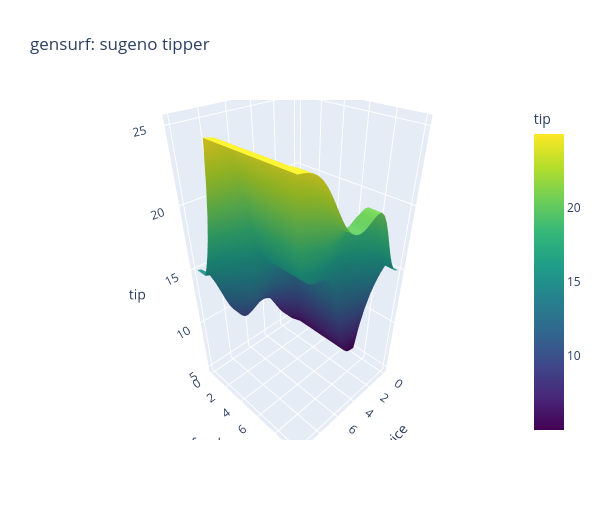

The code cell stored with this chart in its notebook:
### Markdown cell above
## 7. Sugeno 型的小費問題（tippersg.fis）

輸出是常數（寫成係數為 0 的線性函數：cheap = 5、average = 15、generous = 25），解模糊化是加權平均 `wtaver`。服務 3、食物 8 時為 18.48%：

### Code cell
sg = readfis("tippersg")
getfis(sg)
showrule(sg)
y, ws, zs = evalfis_one([3, 8], sg, detail=True)
print("激發強度 w =", np.round(ws, 3), "，各規則輸出 z =", zs, "，Σwz/Σw =", round(y, 4))
gensurf(sg).show()

### Figure 1 — Plotly figure (JSON) as saved in the notebook; plotly's stock layout.template omitted (floating-point values rounded to 4 significant figures; data arrays with more than 128 entries replaced by an {"elided": "..."} marker saying what was removed)
{"data": [{"colorbar": {"title": {"text": "tip"}}, "colorscale": [[0.0, "#440154"], [0.1111, "#482878"], [0.2222, "#3e4989"], [0.3333, "#31688e"], [0.4444, "#26828e"], [0.5556, "#1f9e89"], [0.6667, "#35b779"], [0.7778, "#6ece58"], [0.8889, "#b5de2b"], [1.0, "#fde725"]], "type": "surface", "x": [0.0, 0.3333, 0.6667, 1.0, 1.333, 1.667, 2.0, 2.333, 2.667, 3.0, 3.333, 3.667, 4.0, 4.333, 4.667, 5.0, 5.333, 5.667, 6.0, 6.333, 6.667, 7.0, 7.333, 7.667, 8.0, 8.333, 8.667, 9.0, 9.333, 9.667, 10.0], "y": [0.0, 0.3333, 0.6667, 1.0, 1.333, 1.667, 2.0, 2.333, 2.667, 3.0, 3.333, 3.667, 4.0, 4.333, 4.667, 5.0, 5.333, 5.667, 6.0, 6.333, 6.667, 7.0, 7.333, 7.667, 8.0, 8.333, 8.667, 9.0, 9.333, 9.667, 10.0], "z": {"elided": "31x31 float values"}}], "layout": {"height": 520, "scene": {"xaxis": {"title": {"text": "service"}}, "yaxis": {"title": {"text": "food"}}, "zaxis": {"title": {"text": "tip"}}}, "title": {"text": "gensurf: sugeno tipper"}, "width": 600}}
